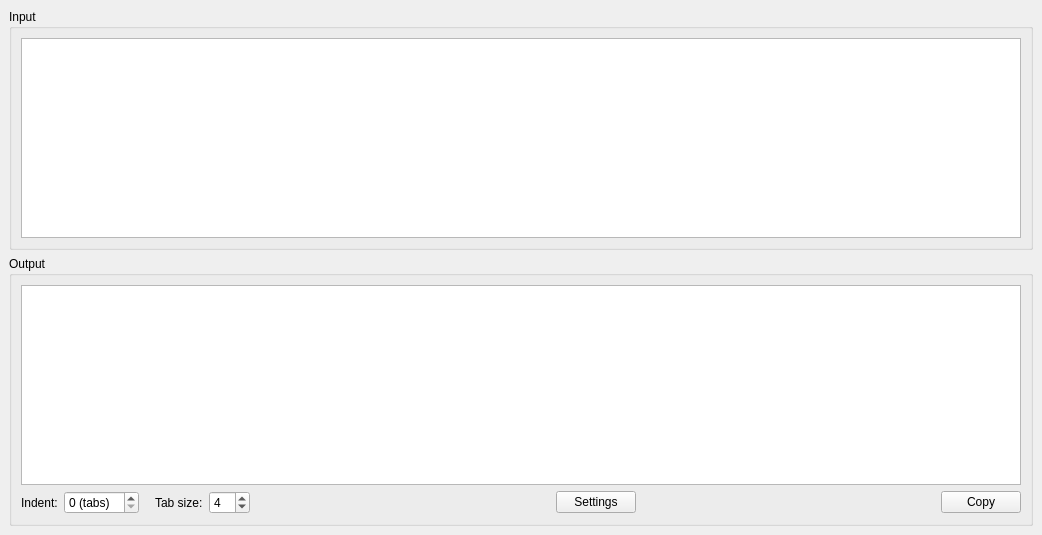
<?xml version="1.0" encoding="UTF-8"?>
<ui version="4.0">
 <class>MainWindow</class>
 <widget class="QMainWindow" name="MainWindow">
  <property name="geometry">
   <rect>
    <x>0</x>
    <y>0</y>
    <width>1038</width>
    <height>528</height>
   </rect>
  </property>
  <property name="windowTitle">
   <string>MainWindow</string>
  </property>
  <widget class="QWidget" name="centralwidget">
   <layout class="QVBoxLayout" name="verticalLayout_3">
    <item>
     <widget class="QGroupBox" name="GroupInput">
      <property name="title">
       <string>Input</string>
      </property>
      <layout class="QVBoxLayout" name="verticalLayout">
       <item>
        <widget class="QPlainTextEdit" name="TextEditInput">
         <property name="minimumSize">
          <size>
           <width>1000</width>
           <height>200</height>
          </size>
         </property>
         <property name="font">
          <font>
           <family>Consolas</family>
          </font>
         </property>
        </widget>
       </item>
      </layout>
     </widget>
    </item>
    <item>
     <widget class="QGroupBox" name="GroupOutput">
      <property name="title">
       <string>Output</string>
      </property>
      <layout class="QVBoxLayout" name="verticalLayout_2">
       <item>
        <widget class="QPlainTextEdit" name="TextEditOutput">
         <property name="minimumSize">
          <size>
           <width>1000</width>
           <height>200</height>
          </size>
         </property>
         <property name="font">
          <font>
           <family>Consolas</family>
          </font>
         </property>
         <property name="readOnly">
          <bool>true</bool>
         </property>
        </widget>
       </item>
       <item>
        <layout class="QHBoxLayout" name="HLayoutOutput">
         <item>
          <widget class="QLabel" name="LabelIndent">
           <property name="text">
            <string>Indent:</string>
           </property>
          </widget>
         </item>
         <item>
          <widget class="QSpinBox" name="SpinBoxIndent">
           <property name="suffix">
            <string> (tabs)</string>
           </property>
           <property name="maximum">
            <number>50</number>
           </property>
          </widget>
         </item>
         <item>
          <spacer name="HSpacer1">
           <property name="orientation">
            <enum>Qt::Orientation::Horizontal</enum>
           </property>
           <property name="sizeType">
            <enum>QSizePolicy::Policy::Fixed</enum>
           </property>
           <property name="sizeHint" stdset="0">
            <size>
             <width>10</width>
             <height>20</height>
            </size>
           </property>
          </spacer>
         </item>
         <item>
          <widget class="QLabel" name="LabelTabSize">
           <property name="text">
            <string>Tab size:</string>
           </property>
          </widget>
         </item>
         <item>
          <widget class="QSpinBox" name="SpinBoxTabSize">
           <property name="minimum">
            <number>1</number>
           </property>
           <property name="maximum">
            <number>10</number>
           </property>
           <property name="value">
            <number>4</number>
           </property>
          </widget>
         </item>
         <item>
          <spacer name="HSpacer2">
           <property name="orientation">
            <enum>Qt::Orientation::Horizontal</enum>
           </property>
           <property name="sizeHint" stdset="0">
            <size>
             <width>40</width>
             <height>20</height>
            </size>
           </property>
          </spacer>
         </item>
         <item>
          <widget class="QPushButton" name="ButtonSettings">
           <property name="text">
            <string>Settings</string>
           </property>
          </widget>
         </item>
         <item>
          <spacer name="HSpacer3">
           <property name="orientation">
            <enum>Qt::Orientation::Horizontal</enum>
           </property>
           <property name="sizeHint" stdset="0">
            <size>
             <width>40</width>
             <height>20</height>
            </size>
           </property>
          </spacer>
         </item>
         <item>
          <widget class="QPushButton" name="ButtonCopy">
           <property name="text">
            <string>Copy</string>
           </property>
          </widget>
         </item>
        </layout>
       </item>
      </layout>
     </widget>
    </item>
   </layout>
  </widget>
 </widget>
 <resources/>
 <connections/>
</ui>
